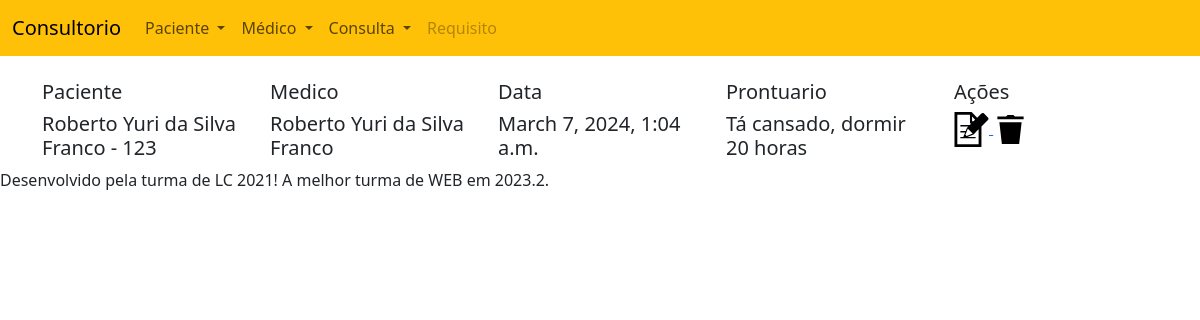
/consultorio/readconsulta, run on an earlier commit of the app's database.
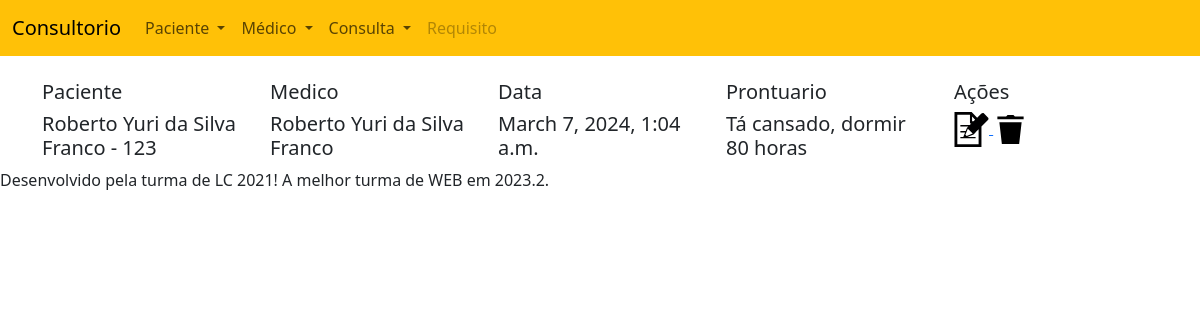
And on a later commit of the database.
### app/models.py (models this page shows, shortened)
class Consulta(models.Model):
    paciente = models.ForeignKey(Paciente, on_delete=models.CASCADE)
    medico = models.ForeignKey(Medico, on_delete=models.CASCADE)
    datahora = models.DateTimeField()
    prontuario = models.TextField()

class Medico(models.Model):
    nome = models.CharField(max_length=40)
    crm = models.IntegerField()
    ufcrm = models.CharField(max_length=2)
    especialidade = models.CharField(max_length=40)
    rg = models.IntegerField()
    orgExp = models.CharField(max_length=10)
    cpf = models.CharField(max_length=11)
    cep = models.CharField(max_length=8)
    estado = models.CharField(max_length=40)
    bairro = models.CharField(max_length=40)
    endereco = models.CharField(max_length=80)
    email = models.CharField(max_length=40)
    telefone = models.CharField(max_length=15)
    celular = models.CharField(max_length=15)
    def __str__(self):
        return self.nome + ' - ' + str(self.crm)

class Paciente(models.Model):
    nome = models.CharField(max_length=40)
    rg = models.IntegerField()
    orgExp = models.CharField(max_length=10)
    cpf = models.CharField(max_length=11)
    cep = models.CharField(max_length=8)
    estado = models.CharField(max_length=20)
    bairro = models.CharField(max_length=20)
    endereco = models.CharField(max_length=80)
    email = models.CharField(max_length=40)
    telefone = models.CharField(max_length=15)
    celular = models.CharField(max_length=15)
    def __str__(self):
        return self.nome

### app/views.py (the view)
# urls.py: path('readconsulta', readconsulta, name='readconsulta'),
def readconsulta(request):
    consultas = Consulta.objects.all()
    return render(request, 'readconsulta.html',
                  {'consultas':consultas})

### templates/readconsulta.html (shortened to what this page needs)
{% extends 'menu.html' %}
{% load static %}
{% block body %}
<br>
<div class="container">
    <div class="row">
        <div class="col">
            <h5>Paciente</h5>
        </div>
        <div class="col">
            <h5>Medico</h5>
        </div>
        <div class="col">
            <h5>Data</h5>
        </div>
        <div class="col">
            <h5>Prontuario</h5>
        </div>
        <div class="col">
            <h5>Ações</h5>
        </div>
    </div>
    {% for c in consultas %}
    <div class="row">
        <div class="col">
            <h5>{{ c.medico }}</h5>
        </div>
        <div class="col">
            <h5>{{ c.paciente }}</h5>
        </div>
        <div class="col">
            <h5>{{ c.datahora }}</h5>
        </div>
        <div class="col">
            <h5>{{ c.prontuario }}</h5>
        </div>
        <div class="col">
            <a href="updateconsulta/{{ c.id }}">
                <img src="{% static 'img/edit.svg' %}" height="35px">
            </a>
            <a href="deleteconsulta/{{ c.id }}">
                <img src="{% static 'img/remove.svg' %}" height="35px">
            </a>
        </div>
    </div>
    {% endfor %}
</div>
{% endblock %}

What changed in the data, as far as the page shows it:
changed Consulta "Roberto Yuri da Silva Franco - 123": prontuario "Tá cansado, dormir 20 horas" → "Tá cansado, dormir 80 horas"
